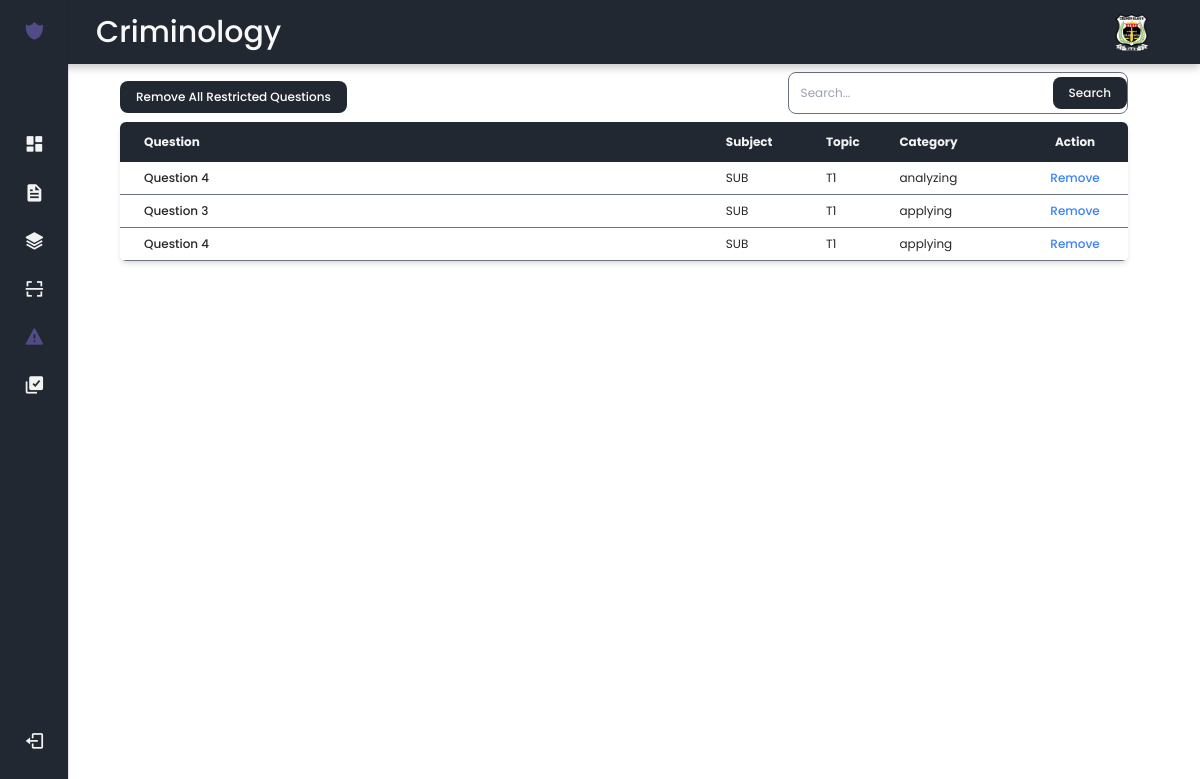
Screenshot of /restricted-list-data/ (signed in) with the database file from the repository.
### criminology/models.py (models this page shows, shortened)
class Questionnaire(models.Model):
    subject = models.ForeignKey(Subject, on_delete=models.CASCADE, null=True)
    category = models.ForeignKey(Category, on_delete=models.CASCADE, null=True)
    topic = models.ForeignKey(Topic, on_delete=models.CASCADE, null=True)
    subtopic = models.ForeignKey(Subtopic, on_delete=models.CASCADE, null=True)
    description = models.CharField(max_length=600)
    correct_answer = models.CharField(max_length=200)
    distructor1 = models.CharField(max_length=200)
    distructor2 = models.CharField(max_length=200)
    distructor3 = models.CharField(max_length=200)
    status = models.IntegerField(default=0)

class Subject(models.Model):
    id = models.AutoField(primary_key=True)
    subject_name = models.CharField(max_length=50)
    subject_code = models.CharField(max_length=10, null=True)
    subject_pw = models.IntegerField(default=0)

class Topic(models.Model):
    id = models.AutoField(primary_key=True)
    subject_topic = models.ForeignKey(Subject, on_delete=models.CASCADE)
    topic_name = models.CharField(max_length=200)

class Category(models.Model):
    id = models.AutoField(primary_key=True)
    category = models.CharField(max_length=50)
    def __str__(self):
      return self.category

### criminology/views.py (the view)
# urls.py: path('restricted-list-data/', views.restricted_list, name='restricted_list'),
@login_required(login_url='loginpage')
def restricted_list(request):
    query = request.GET.get('q', '')
    if query:
        restricted = Questionnaire.objects.filter(
            Q(status=1) &
            (Q(description__icontains=query) |
             Q(subject__subject_code__icontains=query))
        )
    else:
        restricted = Questionnaire.objects.filter(status=1)
    context = {
        "restricted": restricted,
        "q": query
    }
    return render(request, "assets/examchecker_restricted_list.html", context)

### criminology/templatetags/custom_filters.py (called while the page is built)
@register.filter
def first_letters(value):
    if not value:
        return ''
    words = value.split()
    return ''.join([word[0].upper() for word in words if word])

### templates/assets/examchecker_restricted_list.html (shortened to what this page needs)
{% extends "base.html" %}
{% block content %}
{% load static %}
{% load custom_filters %}
<div class="flex justify-between items-center mx-6">
    <button type="button" onclick="openConfirmationModal()" id="btns"
        class="text-white font-medium text-xs px-4 mt-2 py-2 rounded-lg buttons_for_ocr"
    >Remove All Restricted Questions
    </button>
    <form class="relative ml-auto" method="GET" action="{% url 'restricted_list' %}">
        <div class="flex items-center border border-gray-500 rounded-lg overflow-hidden bg-transparent">
            <input
                name="q"
                type="search"
                id="default-search"
                class="block w-full p-3 text-xs outline-none bg-transparent text-black"
                placeholder="Search..."
                oninput="checkInput()"
                {% if q %}
                value="{{ q }}"
                {% else %}
                value=""
                {% endif %}
                required
            />
            <button
                id="btns"
                type="submit"
                class="buttons_for_ocr font-medium text-xs px-4 py-2 rounded-lg ml-2"
            >Search</button>
        </div>
    </form>
</div>
<div class="mx-6 my-2 relative overflow-x-auto shadow-md sm:rounded-md table-container">
    <table class="w-full text-sm text-left rtl:text-right ">
        <thead class="text-xs sticky-header">
            <tr>
                <th scope="col" class="px-6 py-3 w-3/5 text-left">
                    Question
                </th>
                <th scope="col" class="py-3 text-left">
                    Subject
                </th>
                <th scope="col" class="py-3 text-left">
                    Topic
                </th>
                <th scope="col" class="py-3 text-left">
                    Category
                </th>
                <th scope="col" class="py-3 text-center">
                    Action
                </th>
            </tr>
        </thead>
        <tbody class="text-xs" id="cardtext">
            {% for restricted in restricted %}
            <tr class="border-b border-gray-500 dark:border-gray-200 bg-white">
                <td class="px-6 py-2 font-medium whitespace-nowrap">
                    {{ restricted.description|capfirst|truncatechars:95 }}
                </td>
                <td class="py-2 text-left">
                    {{ restricted.subject.subject_code }}
                </td>
                <td class="py-2 text-left">
                    {{ restricted.topic.topic_name|first_letters }}
                </td>
                <td class="py-2 text-left">
                    {{ restricted.category }}
                </td>
                <td class="py-2 text-left flex justify-evenly">
                    <a href="{% url 'restrictquestionremove' restricted.id %}"
                        class="font-medium text-blue-500 hover:text-blue-700 hover:underline">
                        Remove
                    </a>
                </td>
            </tr>
            {% endfor %}
        </tbody>
    </table>
</div>
{% endblock content %}

### static/css/main.css (style rules this page uses)
:root { --header-height: 3.5rem; --nav-width: 219px; --buttons-color: #534a88; --title-color: #F9F7F7; --text-color-light: #f3f3f3; --nav__dropdown-collapse:#2a313b; --text-color-dark: #282729; --body-color: #ffffff; --container-color: #222831; --body-font: 'Poppins', sans-serif; --normal-font-size: .938rem; --small-font-size: .75rem; --smaller-font-size: .75rem; --font-medium: 500; --font-semi-bold: 600; --font-large: 700; --z-fixed: 100; }
@media screen and (min-width: 1024px) { :root { --normal-font-size: 1rem; --small-font-size: .875rem; --smaller-font-size: .813rem; } }
#body { margin: var(--header-height) 0 0 0; padding: 1rem 1rem 0; font-family: var(--body-font); font-size: var(--normal-font-size); background-color: var(--body-color); color: var(--title-color); }
#restricted_header, #restrict_text , #restrict_body, #cardtext { color: var(--text-color-dark); }
#btns, .buttons_for_ocr { background-color: var(--container-color); transition: background-color 0.15s ease-in; }
a { text-decoration: none; }
@media screen and (min-width: 768px) { #body { padding: 1rem 3rem 0 6rem; } }
.table-container { max-height: 76vh; overflow-y: auto; scrollbar-width: thin; scrollbar-color: var(--title-color) var(--container-color); }
.sticky-header th { position: sticky; top: 0; background-color: var(--container-color); color: var(--text-color-light); }

### rows the page displays
Questionnaire: description "Question 4", subject.subject_code "SUB", topic.topic_name|first_letters "T1", category "analyzing"
Questionnaire: description "Question 3", subject.subject_code "SUB", topic.topic_name|first_letters "T1", category "applying"
Questionnaire: description "Question 4", subject.subject_code "SUB", topic.topic_name|first_letters "T1", category "applying"
